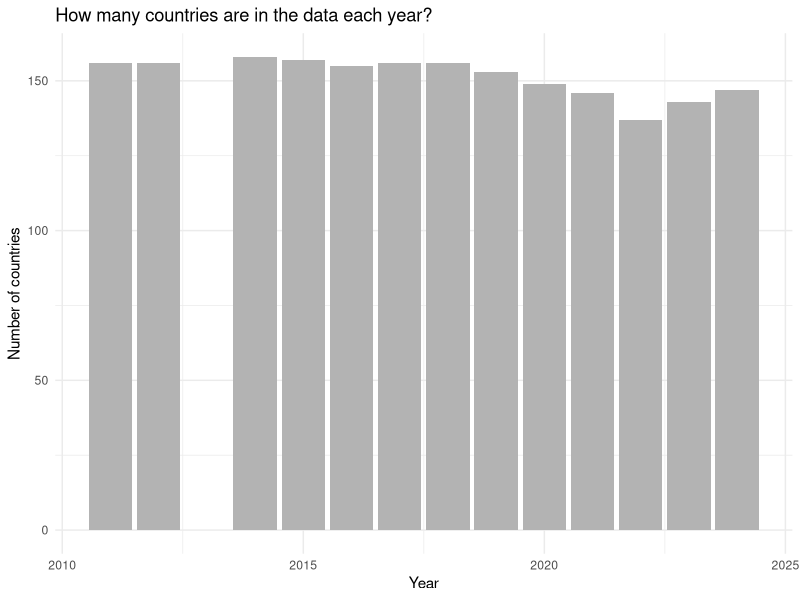
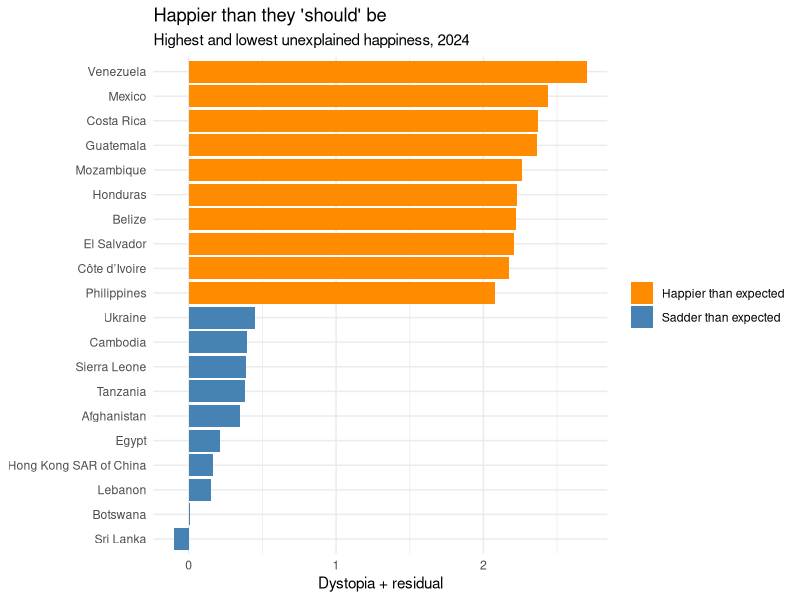
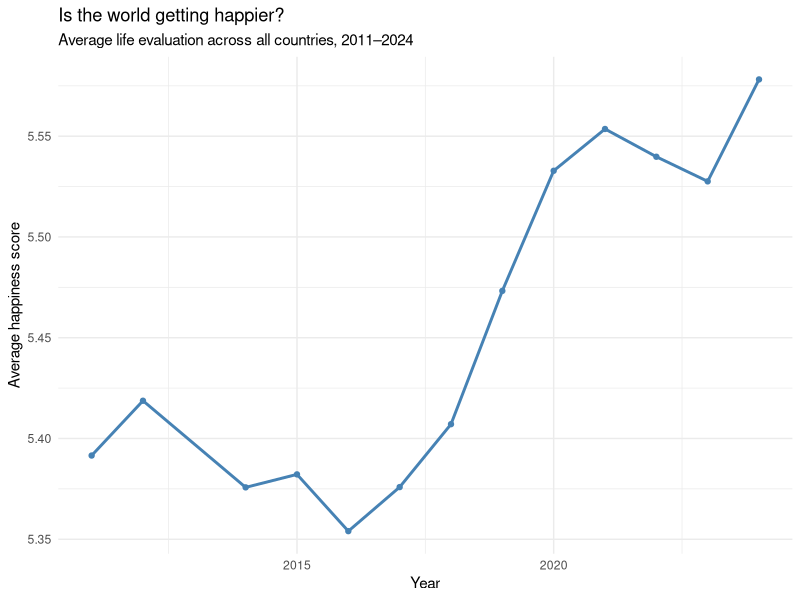

Reproduce these figures in R, in order.
## ---- chunk 1
#| label: setup
#| include: false
library(tidyverse)
library(readxl)
Our_Data_ <- read_excel("world_hapiness_datasets/WHR25_Data_Figure_2.1v3.xlsx")
## ---- chunk 2
#| label: fig-coverage
#| fig-cap: "Number of countries surveyed each year, 2011–2024."
Our_Data_ |>
  count(Year) |>
  ggplot(aes(x = Year, y = n)) +
  geom_col(fill = "grey70") +
  labs(
    title = "How many countries are in the data each year?",
    x = "Year",
    y = "Number of countries"
  ) +
  theme_minimal()
## ---- chunk 3
#| label: fig-residual
#| fig-cap: "The 10 countries with the most, and least, unexplained happiness in the latest year."
latest <- Our_Data_ |> filter(Year == max(Year))

extremes <- bind_rows(
  latest |> slice_max(`Dystopia + residual`, n = 10) |>
    mutate(group = "Happier than expected"),
  latest |> slice_min(`Dystopia + residual`, n = 10) |>
    mutate(group = "Sadder than expected")
)

ggplot(extremes, aes(
  x = reorder(`Country name`, `Dystopia + residual`),
  y = `Dystopia + residual`,
  fill = group
)) +
  geom_col() +
  coord_flip() +
  scale_fill_manual(values = c(
    "Happier than expected" = "darkorange",
    "Sadder than expected"  = "steelblue"
  )) +
  labs(
    title = "Happier than they 'should' be",
    subtitle = paste("Highest and lowest unexplained happiness,", max(Our_Data_$Year)),
    x = NULL,
    y = "Dystopia + residual",
    fill = NULL
  ) +
  theme_minimal()
## ---- chunk 4
#| label: fig-trend
#| fig-cap: "Average life evaluation across all surveyed countries, 2011–2024."
Our_Data_ |>
  group_by(Year) |>
  summarise(mean_score = mean(`Life evaluation (3-year average)`, na.rm = TRUE)) |>
  ggplot(aes(x = Year, y = mean_score)) +
  geom_line(color = "steelblue", linewidth = 1) +
  geom_point(color = "steelblue") +
  labs(
    title = "Is the world getting happier?",
    subtitle = "Average life evaluation across all countries, 2011–2024",
    x = "Year",
    y = "Average happiness score"
  ) +
  theme_minimal()
